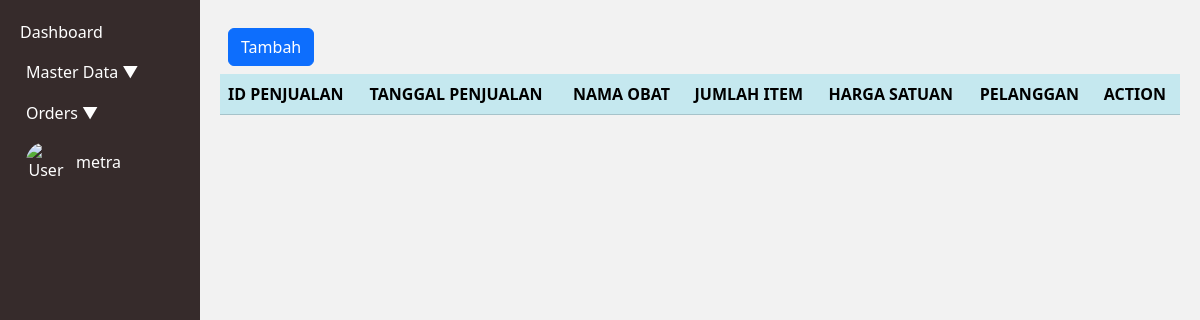
Before: /index.php?page=penjualan (signed in) with the older database file.
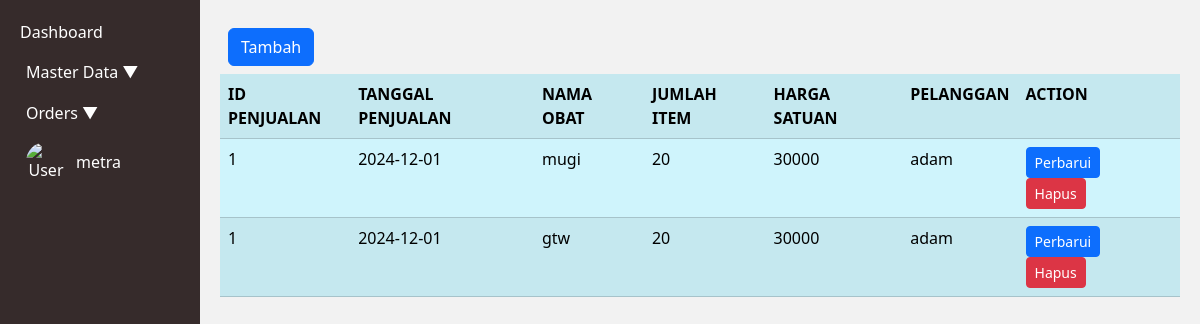
After: the same page with the newer database file.
### tables this page shows
CREATE TABLE `tb_penjualan` (
  `Id_penjualan` int(5) NOT NULL AUTO_INCREMENT,
  `Tanggal_penjualan` date NOT NULL,
  `Total_item` int(3) NOT NULL,
  `harga_total` int(8) NOT NULL,
  `Id_pelanggan` int(3) NOT NULL,
  PRIMARY KEY (`Id_penjualan`),
  KEY `Id_pelanggan` (`Id_pelanggan`),
  CONSTRAINT `tb_penjualan_ibfk_1` FOREIGN KEY (`Id_pelanggan`) REFERENCES `tb_pelanggan` (`Id_pelanggan`)
);

CREATE TABLE `tb_penjualan_detail` (
  `Id_obat` int(3) DEFAULT NULL,
  `Id_penjualan` int(5) DEFAULT NULL,
  `jumlah_item` int(5) DEFAULT NULL,
  `harga_satuan` int(8) DEFAULT NULL,
  KEY `Id_obat` (`Id_obat`),
  KEY `Id_penjualan` (`Id_penjualan`),
  CONSTRAINT `tb_penjualan_detail_ibfk_1` FOREIGN KEY (`Id_obat`) REFERENCES `tb_obat` (`Id_Obat`),
  CONSTRAINT `tb_penjualan_detail_ibfk_2` FOREIGN KEY (`Id_penjualan`) REFERENCES `tb_penjualan` (`Id_penjualan`)
);

CREATE TABLE `tb_obat` (
  `Id_Obat` int(3) NOT NULL AUTO_INCREMENT,
  `Nama_Obat` varchar(15) NOT NULL,
  `Stok_obat` int(5) NOT NULL,
  `Harga_satuan` int(8) NOT NULL,
  `Id_jenis` int(3) NOT NULL,
  PRIMARY KEY (`Id_Obat`),
  KEY `Id_jenis` (`Id_jenis`),
  CONSTRAINT `tb_obat_ibfk_1` FOREIGN KEY (`Id_jenis`) REFERENCES `tb_jenis_obat` (`Id_jenis`)
);

CREATE TABLE `tb_pelanggan` (
  `Id_pelanggan` int(4) NOT NULL AUTO_INCREMENT,
  `Nama_pelanggan` varchar(15) NOT NULL,
  `no_tlp` varchar(15) NOT NULL,
  `alamat` varchar(10) NOT NULL,
  `password` varchar(15) NOT NULL,
  PRIMARY KEY (`Id_pelanggan`)
);

### penjualan.php (the view, shortened to what this page needs)
<div class="d-grid gap-2 p-2 d-md-flex justify-content-md">
    <a class="btn btn-primary me-md-2" href="index.php?page=penjualan.form&action=add" role="button">Tambah</a>
</div>
<?php
$mysqli = new mysqli("localhost", "root", "", "apotek");
$result = $mysqli->query("SELECT tb_penjualan_detail.Id_penjualan, tb_penjualan.Tanggal_penjualan,
tb_penjualan_detail.jumlah_item,tb_penjualan_detail.harga_satuan, tb_pelanggan.Nama_pelanggan
AS pelanggan,
tb_obat.Nama_Obat AS nama_obat,tb_penjualan_detail.Id_obat
FROM tb_penjualan
JOIN tb_pelanggan ON tb_pelanggan.Id_pelanggan = tb_penjualan.Id_pelanggan
JOIN tb_penjualan_detail ON tb_penjualan_detail.Id_penjualan= tb_penjualan.Id_penjualan
JOIN tb_obat ON tb_penjualan_detail.Id_obat = tb_obat.Id_Obat");
?>
<table class="table table-info table-striped">
    <tr>
        <th>ID PENJUALAN</th>
        <th>TANGGAL PENJUALAN</th>
        <th>NAMA OBAT</th>
        <th>JUMLAH ITEM</th>
        <th>HARGA SATUAN</th>
        <th>PELANGGAN</th>
        <th>ACTION</th>
    </tr>
    <?php
    foreach ($result as $row) {
        echo "<tr>";
        echo "<td>";
        echo $row['Id_penjualan'];
        echo "</td>";
        echo "<td>";
        echo $row['Tanggal_penjualan'];
        echo "</td>";
        echo "<td>";
        echo $row['nama_obat'];
        echo "</td>";
        echo "<td>";
        echo $row['jumlah_item'];
        echo "</td>";
        echo "<td>";
        echo $row['harga_satuan'];
        echo "</td>";
        echo "<td>";
        echo $row['pelanggan'];
        echo "</td>";
        echo "<td>";
        echo "<a class='btn btn-primary me-md-2 btn-sm' href='index.php?page=penjualan.form&Id_penjualan=" . $row['Id_penjualan'] . "&action=edit'>Perbarui</a>";
        echo "<form action='penjualan.action.php' method='POST' style ='display:inline;'>";
        echo "<button type='submit' class='btn btn-danger me-md-2 btn-sm' onclick='return confirm(\"Ingin menghapus data ini?\");'>Hapus</button>";
        echo "</form>";
        echo "</td>";
        echo "</tr>";
    }
    ?>
</table>

Changed rows visible on the page:
added tb_penjualan: tb_penjualan_detail.Id_penjualan "1", Tanggal_penjualan "2024-12-01", tb_obat.Nama_Obat "mugi", tb_penjualan_detail.jumlah_item "20", tb_penjualan_detail.harga_satuan "30000", Id_pelanggan.Nama_pelanggan "adam", tb_obat.Nama_Obat "gtw"
